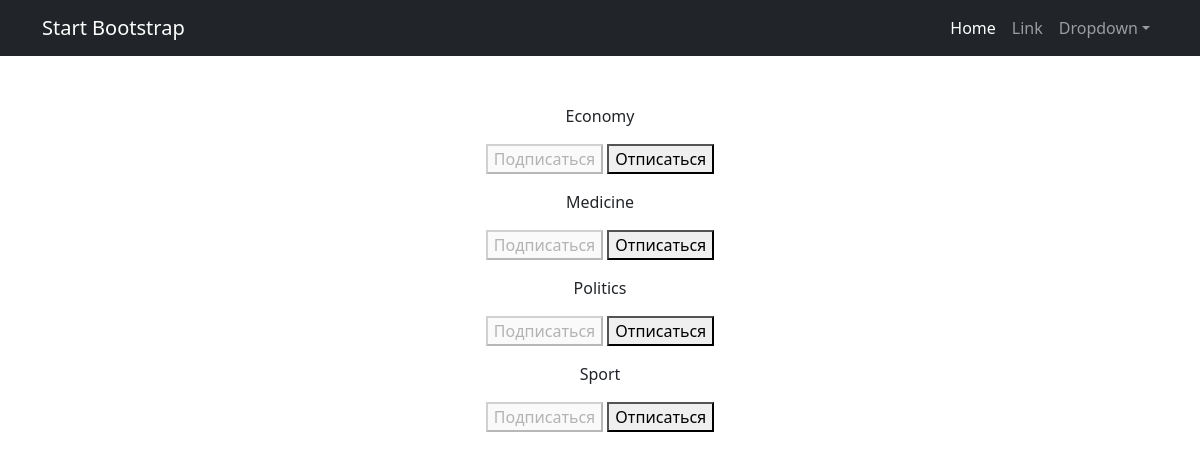
Page /subscriptions/ (signed in) on the committed database.
### news/models.py (models this page shows, shortened)
class Category(models.Model):
    name = models.CharField(max_length=128, unique=True)
    subscribers = models.ManyToManyField(User, blank=True, related_name='categories')

### news/views.py (the view, shortened to what this page needs)
# urls.py: path('subscriptions/', subscriptions, name='subscriptions'),
@login_required
@csrf_protect
def subscriptions(request):
    categories_with_subscriptions = Category.objects.annotate(
        user_subscribed=Exists(
            Subscription.objects.filter(
                user=request.user,
                category=OuterRef('pk'),
            )
        )
    ).order_by('name')
    return render(
        request,
        'subscriptions.html',
        {'categories': categories_with_subscriptions},
    )

### templates/subscriptions.html (shortened to what this page needs)
{% extends 'flatpages/default.html' %}
{% block content %}
    {% for category in categories %}
        <p>
            {{ category.name }}
            <form method="post">
                {% if category.user_subscribed %}
                    <button disabled>Подписаться</button>
                    <button name="action" value="unsubscribe">Отписаться</button>
                {% else %}
                    <button name="action" value="subscribe">Подписаться</button>
                    <button disabled>Отписаться</button>
                {% endif %}
            </form>
        </p>
    {% endfor %}
{% endblock content %}

### rows in the picture
Category: name "Economy", shows "Подписаться"
Category: name "Medicine", shows "Подписаться"
Category: name "Politics", shows "Подписаться"
Category: name "Sport", shows "Подписаться"
